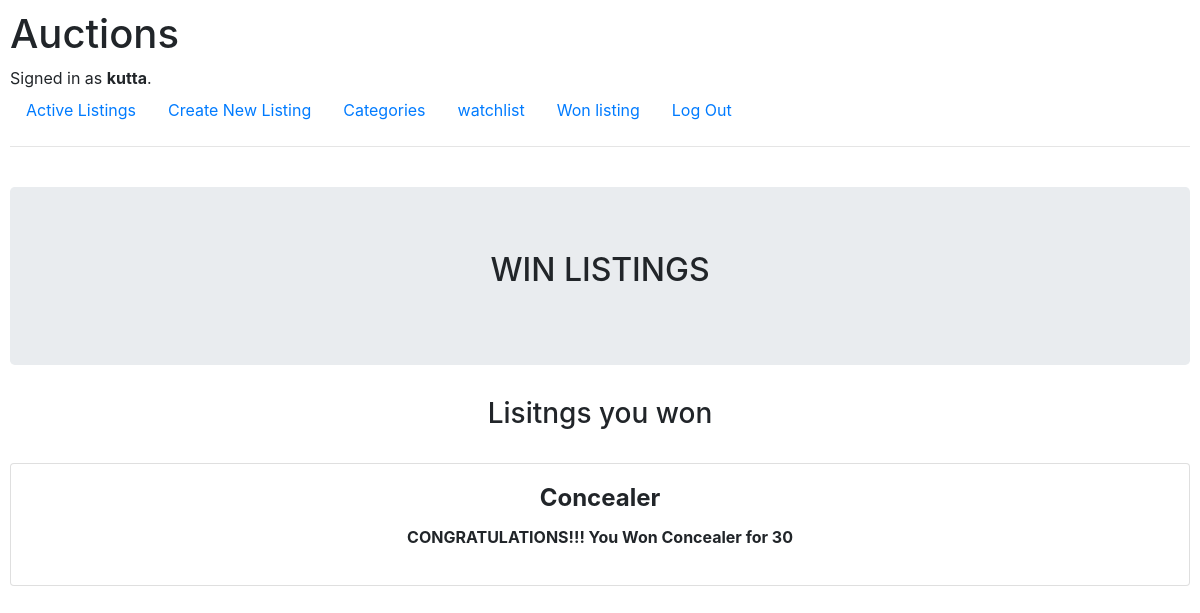
The page /winlist (signed in) on the database its author committed.
### auctions/models.py (models this page shows)
class User(AbstractUser):
    pass

class Winner(models.Model):
    owner = models.CharField(max_length=64)
    winner = models.CharField(max_length=64)
    price = models.IntegerField()
    listingid = models.IntegerField()
    title = models.CharField(max_length=200)

### auctions/views.py (the view)
# urls.py: path("winlist",views.winlist,name="winlist"),
@login_required
def winlist(request):
  user = User.objects.get(username = request.user)
  winners = Winner.objects.filter(winner = user)
  empty = False
  if len(winners) == 0:
    empty = True
  return render(request, "auctions/winlist.html", {
        "products": winners,
        "empty": empty
    })

### auctions/templates/auctions/winlist.html (shortened to what this page needs)
{% extends "auctions/layout.html" %}
{% block body %}
    <br>
    <div class="jumbotron text-center">
        <h2 class="card-title h2">WIN LISTINGS</h2>
    </div>
        <div class="text-center">
            <h3> Lisitngs you won</h3>
        </div>
        {% for product in products %}
        <br>
        <div class="card card-cascade" >
        <div class="card-body card-body-cascade text-center">
        {% if product.winner == request.user.username %}
                <h4 class="card-title"><strong>{{product.title}}</strong></h4>
                <p class="font-weight-bold">CONGRATULATIONS!!! You Won {{product.title}} for {{product.price}}<br> </p>
        {% endif %}
        {% endfor %}
    </div>
     </div>
{% endblock %}

### auctions/templates/auctions/layout.html (shortened to what this page needs)
{% load static %}
<!DOCTYPE html>
<html lang="en">
    <head>
        <link rel="stylesheet" href="https://stackpath.bootstrapcdn.com/bootstrap/4.4.1/css/bootstrap.min.css">
        <link href="{% static 'auctions/styles.css' %}" rel="stylesheet">
    </head>
    <body>
        <h1>Auctions</h1>
        <div>
            {% if user.is_authenticated %}
                Signed in as <strong>{{ user.username }}</strong>.
            {% else %}
                Not signed in.
            {% endif %}
        </div>
        <ul class="nav">
            <li class="nav-item">
                <a class="nav-link" href="{% url 'index' %}">Active Listings</a>
            </li>
            {% if user.is_authenticated %}
                <li class="nav-item">
                    <a class="nav-link" href="{% url 'newlist' %}">Create New Listing</a>
                </li>
                <li class="nav-item">
                    <a class="nav-link" href="{% url 'categories' %}">Categories</a>
                </li>
                <li class="nav-item">
                    <a class="nav-link" href="{% url 'watchlist'%}">watchlist</a>
                </li>
                <li class="nav-item">
                    <a class="nav-link" href="{% url 'winlist' %}">Won listing</a>
                </li>
                <li class="nav-item">
                    <a class="nav-link" href="{% url 'logout' %}">Log Out</a>
                </li>
            {% endif %}
        </ul>
        <hr>
        {% block body %}
        {% endblock %}
    </body>
</html>

### auctions/static/auctions/styles.css (style rules this page uses)
body { padding: 10px; }

### rows shown on the page
User: username "kutta"
Winner: title "Concealer", price "30"
